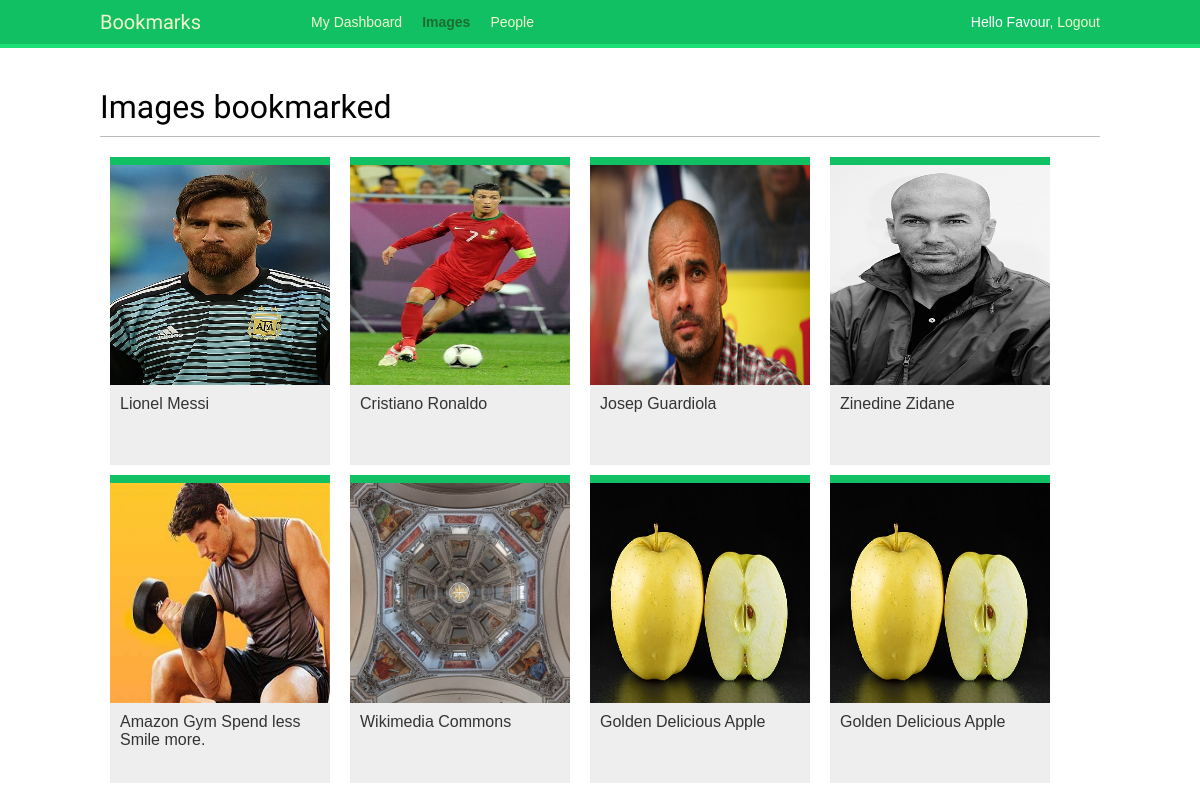
The app's page /images/ (signed in) with its own data.
### images/models.py (models this page shows, shortened)
class Image(models.Model):
    user= models.ForeignKey(settings.AUTH_USER_MODEL, related_name='images_created', on_delete=models.CASCADE)
    title= models.TextField(max_length=200)
    slug= models.SlugField(max_length=200, blank=True)
    url= models.URLField(max_length=2000)
    image= models.ImageField(upload_to='images/%Y/%m/%d')
    description= models.TextField(blank=True)
    created= models.DateField(auto_now_add=True)
    users_like= models.ManyToManyField(settings.AUTH_USER_MODEL, related_name='images_liked', blank=True)
    def get_absolute_url(self):
        return reverse('images:detail', args= [self.id, self.slug])
    class Meta:
        indexes= [
            models.Index(fields=['-created'],)
        ]
        ordering= ['-created']

### images/views.py (the view)
# urls.py: path('', views.image_list, name='list')
@login_required
def image_list(request):
    images = Image.objects.all()
    paginator = Paginator(images, 8)
    page = request.GET.get('page')
    images_only = request.GET.get('images_only')
    try:
        images = paginator.page(page)
    except PageNotAnInteger:
        images = paginator.page(1)
    except EmptyPage:
        if images_only:
            return HttpResponse('')
        images = paginator.page(paginator.num_pages)
    if images_only:
        return render(request,
                      'images/image/list_images.html',
                      {'section': 'images',
                       'images': images})
    return render(request,
                  'images/image/list.html',
                   {'section': 'images',
                    'images': images})

### images/templates/images/image/list.html (shortened to what this page needs)
{% extends "base.html" %}
{% block content %}
  <h1>Images bookmarked</h1>
  <div id="image-list">
    {% include "images/image/list_images.html" %}
  </div>
{% endblock %}

### account/templates/base.html (shortened to what this page needs)
{% load static %}
<html lang="en">
<head>
    <link rel="stylesheet" href="{% static 'css/base.css' %}">
</head>
<body>
    <div id="header">
        <span class="logo">Bookmarks</span>
        {% if request.user.is_authenticated %}
            <ul class="menu">
                <li  {% if section == "dashboard" %} class="selected" {% endif %}>
                    <a href="{% url 'dashboard' %}">My Dashboard</a>
                </li>
                <li  {% if section == "images" %} class="selected" {% endif %}>
                    <a href="{% url 'images:list' %}">Images</a>
                </li>
                <li  {% if section == "people" %} class="selected" {% endif %}>
                    <a href="{% url 'user_list' %}">People</a>
                </li>
            </ul>
        {% endif %}
        <span class="user">
            {% if request.user.is_authenticated %}
                Hello {{ request.user.first_name|default:request.user.username }},
                <a href="{% url 'logout' %}">Logout</a>
            {% else %}
                <a href="{% url 'login' %}">Log-in</a>
            {% endif %}
        </span>
    </div>
    <div id="content">
        {% block content %}
        {% endblock %}
    </div>
</body>
</html>

### images/templates/images/image/list_images.html
{% load thumbnail %}
{% for image in images %}
  <div class="image">
    <a href="{{ image.get_absolute_url }}">
      {% thumbnail image.image 300x300 crop="smart" as im %}
      <a href="{{ image.get_absolute_url }}">
        <img src="{{ im.url }}">
      </a>
    </a>
    <div class="info">
      <a href="{{ image.get_absolute_url }}" class="title">
        {{ image.title }}
      </a>
    </div>
  </div>
{% endfor %}

### account/static/css/base.css (style rules this page uses)
body { margin: 0; padding: 0; font-family: helvetica, sans-serif; }
a { color: #12c064; text-decoration: none; }
h1, h2, h3, h4, h5, h6 { font-family: "Muli", sans-serif; font-weight: normal; }
h1 { border-bottom: 1px solid #bbb; padding: 0 0 10px 0; margin: 10px 0 20px 0; }
#header { padding: 10px 100px; font-size: 14px; background: #12c064; color: #fff; border-bottom: 4px solid #1cdf78; overflow: auto; }
#header .logo { font-family: "Muli", sans-serif; float: left; color: #f3f7cc; font-size: 20px; margin-right: 10%; }
#header ul.menu { list-style: none; float: left; margin: 0; padding: 0; }
#header ul.menu li { float: left; padding: 4px 10px; }
#header ul.menu li.selected a, #header ul.menu li.selected a:hover { color: #1b6d32; font-weight: bold; }
#header a { color: #f3f7cc; }
#header .user { float: right; padding-top: 4px; }
#content { padding: 30px 100px; }
#image-list { overflow: hidden; }
#image-list .image { float: left; width: 220px; height: 300px; margin: 0 10px 10px 10px; border-top: 8px solid #12c064; background: #eee; }
#image-list img { width: 220px; height: 220px; }
#image-list .info { padding: 10px; }
#image-list .info a { color: #333; }

### records on screen
Image: shows a picture, title "Lionel Messi"
Image: shows a picture, title "Cristiano Ronaldo"
Image: shows a picture, title "Josep Guardiola"
Image: shows a picture, title "Zinedine Zidane"
Image: shows a picture, title "Amazon Gym Spend less Smile more."
Image: shows a picture, title "Wikimedia Commons"
Image: title "Golden Delicious Apple"
Image: title "Golden Delicious Apple"

### other values on screen
{{ request.user.first_name|default:request.user.username }} "Favour"
